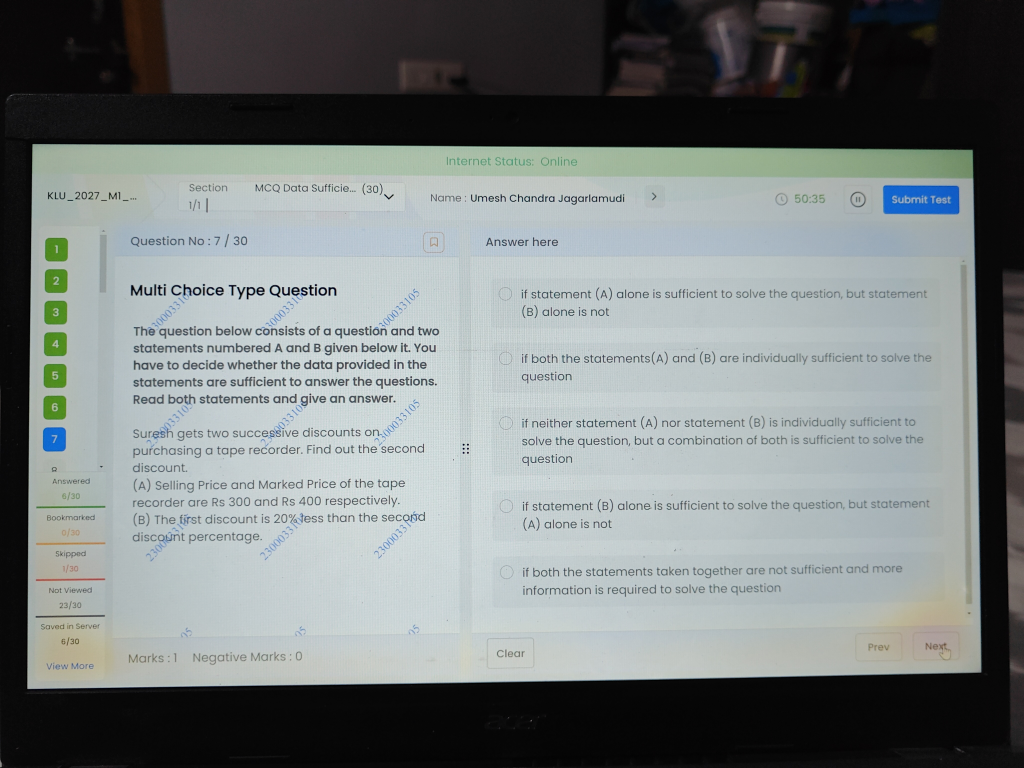
#> input picture datasets/calibration/answer-scroll/IMG20260326002106.jpg, 4096 x 3072 px, found by its file name (shown at 1/4 size)
$ python measure_scroll.py   (older library calls are emulated)
#> lines starting #> are read from the running program, lines starting #| are printed output that depends on the picture; after the words box and inside, x2 and y2 are one past the last pixel; in counts of white or black regions, pixels touching at a corner belong together
### controller/capture_pipeline/exam_layout.py
"""
Exam screen layout detector.

Detects the fixed-layout exam UI structure from a captured screenshot
and returns pixel coordinates for every significant region:

    - Question panel (left)
    - Answer panel (right)
    - Vertical divider between panels
    - Bottom bar (Clear / Prev / Next buttons)
    - Question navigation sidebar (numbered buttons on far left)

The exam uses a split-pane layout with a draggable vertical divider
(a thin line with a '⁞' dot-handle).  The divider position is treated
as FIXED for a given exam session.

Detection strategy:
    1. Convert image to grayscale.
    2. Find the "Answer here" header via template matching / OCR to
       anchor the right-panel origin.
    3. Find the vertical divider using edge + column-projection analysis
       in the expected region (~40-55 % of width).
    4. Find bottom bar by locating "Clear" / "Next" text near the bottom.
    5. Find the nav sidebar as the narrow strip left of the question panel
       that contains numbered colored boxes.

All coordinates are in absolute pixels of the source image.
"""

from __future__ import annotations

from dataclasses import dataclass, field
from pathlib import Path
from typing import Optional

import numpy as np

from controller.utils.logger import get_logger

logger = get_logger("exam_layout")


# ---------------------------------------------------------------------------
# Data structures
# ---------------------------------------------------------------------------

@dataclass(frozen=True)
class Rect:
    """Axis-aligned bounding rectangle in absolute pixels."""
    x: int
    y: int
    w: int
    h: int

    @property
    def x2(self) -> int:
        return self.x + self.w

    @property
    def y2(self) -> int:
        return self.y + self.h

    @property
    def cx(self) -> int:
        return self.x + self.w // 2

    @property
    def cy(self) -> int:
        return self.y + self.h // 2


@dataclass
class ExamLayout:
    """Complete layout of the exam screen with all detected regions."""

    # Core panels
    question_panel: Optional[Rect] = None       # Left panel (question text)
    answer_panel: Optional[Rect] = None         # Right panel (answer options)
    divider_x: int = 0                          # X-coordinate of the vertical divider

    # Bottom bar buttons
    bottom_bar: Optional[Rect] = None
    next_button: Optional[Rect] = None
    prev_button: Optional[Rect] = None
    clear_button: Optional[Rect] = None
    is_last_question: bool = False

    # Navigation sidebar (far left numbered buttons)
    nav_sidebar: Optional[Rect] = None

    # Header region (contains exam info, timer, submit button)
    header: Optional[Rect] = None

    # Image dimensions for normalized coordinate conversion
    image_w: int = 0
    image_h: int = 0

    # Detection confidence
    confidence: float = 0.0
    detection_notes: list[str] = field(default_factory=list)

    # [13 lines left out: functions is_valid, norm, not called in this run]


# ---------------------------------------------------------------------------
# Detector
# ---------------------------------------------------------------------------

class ExamLayoutDetector:
    """
    Detects the exam screen layout from a screenshot.

    Tunable thresholds are class-level constants.  Override them for
    calibration by subclassing or mutating the instance.

    Results are cached per image path (deterministic — same image always
    produces the same layout), which eliminates redundant detections when
    multiple subsystems (OCR, scroll, validation) request the layout for
    the same captured frame.
    """

    # Per-path result cache.  Shared across ALL instances so OCRLayoutAnalyzer,
    # ScreenValidator, ScrollDetector, etc. all benefit from a single detection.
    # Max 10 entries to avoid unbounded memory growth.
    _layout_cache: dict[str, "ExamLayout"] = {}
    _CACHE_MAX = 10

    # --- Tunable thresholds -------------------------------------------

    # Divider search region as fraction of image width.
    # We expect the divider at around 40-55 % of image width.
    DIVIDER_SEARCH_LEFT_FRAC = 0.38
    DIVIDER_SEARCH_RIGHT_FRAC = 0.58

    # Minimum vertical span (fraction of image height) for a column
    # to be considered a divider.
    DIVIDER_MIN_SPAN_FRAC = 0.45

    # Header is assumed to occupy the top N% of the image.
    HEADER_HEIGHT_FRAC = 0.12

    # Bottom bar is assumed to occupy the bottom N% of the image.
    BOTTOM_BAR_HEIGHT_FRAC = 0.08

    # Navigation sidebar is assumed to be within the left N% of the image.
    NAV_SIDEBAR_WIDTH_FRAC = 0.10

    # Grayscale intensity range for the divider line (light gray).
    DIVIDER_GRAY_MIN = 150
    DIVIDER_GRAY_MAX = 230

    def detect(self, image_path: Path) -> ExamLayout:
        """
        Analyze an exam screenshot and return the detected layout.

        Results are cached per resolved image path so that multiple
        subsystems requesting the layout for the same frame get an
        instant result (layout detection takes ~1s per call).

        Parameters
        ----------
        image_path : Path
            Path to the screenshot image.

        Returns
        -------
        ExamLayout
            Detected layout with pixel coordinates for all regions.
        """
        cache_key = str(image_path.resolve())

        # Fast path: return cached result
        if cache_key in self._layout_cache:
            cached = self._layout_cache[cache_key]
            logger.debug("Layout cache HIT for %s (divider_x=%d)", image_path.name, cached.divider_x)
            return cached

        logger.info("Detecting exam layout for: %s", image_path.name)

        try:
            import cv2
        except ImportError:
            logger.warning("OpenCV not available — layout detection disabled")
            return ExamLayout()

        img = cv2.imread(str(image_path))
        if img is None:
            logger.warning("Could not read image: %s", image_path)
            return ExamLayout()

        h, w = img.shape[:2]
        gray = cv2.cvtColor(img, cv2.COLOR_BGR2GRAY)

        layout = ExamLayout(image_w=w, image_h=h)
        notes: list[str] = []

        # Step 1: Detect header (top bar with exam info + timer)
        header_h = int(h * self.HEADER_HEIGHT_FRAC)
        layout.header = Rect(0, 0, w, header_h)

        # Step 2: Detect bottom bar
        bottom_bar_h = int(h * self.BOTTOM_BAR_HEIGHT_FRAC)
        bottom_bar_y = h - bottom_bar_h
        layout.bottom_bar = Rect(0, bottom_bar_y, w, bottom_bar_h)
        self._detect_bottom_buttons(gray, layout, bottom_bar_y, h, w, color_img=img)

        # Step 3: Detect navigation sidebar
        nav_w = int(w * self.NAV_SIDEBAR_WIDTH_FRAC)
        content_top = header_h
        content_bottom = bottom_bar_y
        layout.nav_sidebar = Rect(0, content_top, nav_w, content_bottom - content_top)

        # Step 4: Detect the vertical divider
        divider_x = self._detect_divider(gray, content_top, content_bottom, nav_w, w)
        if divider_x > 0:
            layout.divider_x = divider_x
            notes.append(f"divider found at x={divider_x}")
        else:
            # Fallback: assume divider at ~46% of width (observed default)
            divider_x = int(w * 0.46)
            layout.divider_x = divider_x
            notes.append(f"divider FALLBACK at x={divider_x}")

        # Step 5: Define the question and answer panels
        panel_top = content_top
        panel_bottom = content_bottom

        layout.question_panel = Rect(
            x=nav_w,
            y=panel_top,
            w=divider_x - nav_w,
            h=panel_bottom - panel_top,
        )

        layout.answer_panel = Rect(
            x=divider_x,
            y=panel_top,
            w=w - divider_x,
            h=panel_bottom - panel_top,
        )

        # Confidence based on whether we found a real divider
        layout.confidence = 0.9 if "divider found" in notes[0] else 0.5
        layout.detection_notes = notes

        logger.info(
            "Layout detected: divider_x=%d, q_panel=%s, a_panel=%s, confidence=%.2f",
            layout.divider_x,
            f"({layout.question_panel.x},{layout.question_panel.y},{layout.question_panel.w},{layout.question_panel.h})"
            if layout.question_panel else "None",
            f"({layout.answer_panel.x},{layout.answer_panel.y},{layout.answer_panel.w},{layout.answer_panel.h})"
            if layout.answer_panel else "None",
            layout.confidence,
        )

        # Cache the result.  Evict oldest entries if cache is full.
        if len(self._layout_cache) >= self._CACHE_MAX:
            oldest_key = next(iter(self._layout_cache))
            del self._layout_cache[oldest_key]
        self._layout_cache[cache_key] = layout

        return layout

    # ------------------------------------------------------------------
    # Internal helpers
    # ------------------------------------------------------------------

    def _detect_divider(
        self, gray: np.ndarray, content_top: int, content_bottom: int, nav_w: int, img_w: int
    ) -> int:
        """
        Dynamically find the vertical divider between the question and answers.
        1. Limit search to the middle region of the page
        2. Detect strongest vertical edge (Sobel-X)
        3. Check for drag handle dot pattern as fallback
        4. Validate the candidate has a continuous vertical span.
        """
        import cv2

        # Ghost captures are direct screenshots of a CSS split-view.
        # The split has no visible gray border or structural drag-handle dots,
        # but bounding it is strict. Visual scan will falsely trip on text.
        try:
            from controller.config import CAPTURE_MODE
            if CAPTURE_MODE == "ghost":
                return int(img_w * 0.46)
        except Exception:
            pass

        content_region = gray[content_top:content_bottom, :]
        c_h, c_w = content_region.shape[:2]

        search_x1 = max(nav_w, int(img_w * self.DIVIDER_SEARCH_LEFT_FRAC))
        search_x2 = min(c_w, int(img_w * self.DIVIDER_SEARCH_RIGHT_FRAC))

        if search_x2 <= search_x1:
            return 0

        search_strip = content_region[:, search_x1:search_x2]

        # Sobel-X to find vertical edges
        sobel_x = cv2.Sobel(search_strip, cv2.CV_64F, 1, 0, ksize=3)
        sobel_abs = np.abs(sobel_x).astype(np.uint8)

        # Column projection: sum of edge intensity per column
        col_projection = np.sum(sobel_abs, axis=0)

        if len(col_projection) == 0:
            return 0

        # Find the column with the maximum edge projection
        peak_col_local = int(np.argmax(col_projection))
        peak_col_global = search_x1 + peak_col_local

        # Validate: the candidate column should have a long continuous vertical span
        candidate_col = gray[content_top:content_bottom, peak_col_global]
        # The divider line is typically a light gray line
        in_range = (candidate_col >= self.DIVIDER_GRAY_MIN) & (candidate_col <= self.DIVIDER_GRAY_MAX)

        # Find longest continuous run of gray pixels
        longest_run = 0
        current_run = 0
        for val in in_range:
            if val:
                current_run += 1
                longest_run = max(longest_run, current_run)
            else:
                current_run = 0

        span_frac = longest_run / max(c_h, 1)
        if span_frac >= self.DIVIDER_MIN_SPAN_FRAC:
            return peak_col_global

        # Second attempt: look for the drag handle dots (⁞).
        # The drag handle has 6 small dark dots stacked vertically near
        # the center of the divider.  We search for a narrow column region
        # with small, repeating dark blobs roughly centered vertically.
        midpoint_y = c_h // 2
        handle_search = gray[
            content_top + midpoint_y - int(c_h * 0.15):content_top + midpoint_y + int(c_h * 0.15),
            search_x1:search_x2,
        ]

        # Threshold to find dark dots (the drag handle dots are darker than background)
        _, binary = cv2.threshold(handle_search, 140, 255, cv2.THRESH_BINARY_INV)
        col_sums = np.sum(binary > 0, axis=0)

        if len(col_sums) == 0:
            return 0

        # The column with the most dark pixels in the handle region
        handle_peak_local = int(np.argmax(col_sums))
        handle_peak_global = search_x1 + handle_peak_local

        # Only accept if the dot pattern has a minimum density
        if col_sums[handle_peak_local] > int(c_h * 0.03):
            return handle_peak_global

        return 0

    def _detect_bottom_buttons(
        self,
        gray: np.ndarray,
        layout: ExamLayout,
        bar_top: int,
        img_h: int,
        img_w: int,
        color_img: Optional[np.ndarray] = None,
    ) -> None:
        """
        Locate Clear, Prev, and Next buttons in the bottom bar using OCR.

        Falls back to color-based detection, then fixed positions.
        """
        try:
            import pytesseract
            from controller.config import TESSERACT_CMD, OCR_TIMEOUT_SECONDS

            if TESSERACT_CMD.strip():
                pytesseract.pytesseract.tesseract_cmd = TESSERACT_CMD.strip()

            bar_region = gray[bar_top:img_h, :]
            data = pytesseract.image_to_data(
                bar_region,
                output_type=pytesseract.Output.DICT,
                config="--oem 3 --psm 6",
                timeout=OCR_TIMEOUT_SECONDS,
            )

            n = len(data.get("text", []))
            has_next = False
            has_prev = False

            for i in range(n):
                txt = str(data["text"][i]).strip().lower()
                if not txt:
                    continue

                # Check for last-question keywords even if confidence is low,
                # but only trust for buttons if confidence is ok.
                if "next" in txt:
                    has_next = True
                if "prev" in txt:
                    has_prev = True

                conf = float(data["conf"][i]) if data["conf"][i] != "-1" else 0
                if conf < 30:
                    continue

                bx = int(data["left"][i])
                by = bar_top + int(data["top"][i])
                bw = max(1, int(data["width"][i]))
                bh = max(1, int(data["height"][i]))

                if "next" in txt:
                    layout.next_button = Rect(bx, by, bw, bh)
                elif "prev" in txt:
                    layout.prev_button = Rect(bx, by, bw, bh)
                elif "clear" in txt:
                    layout.clear_button = Rect(bx, by, bw, bh)

            if has_prev and not has_next:
                layout.is_last_question = True
                logger.info("ExamLayoutDetector: detected last question (Prev but no Next)")

        except Exception as e:
            logger.debug("Bottom button OCR failed, using fallback: %s", e)

        # Color-based button detection fallback before geometric guess.
        if layout.next_button is None and color_img is not None:
            self._detect_next_button_by_color(color_img, layout, bar_top, img_h, img_w)

        # Geometric fallback if all else failed.
        if layout.next_button is None:
            btn_w, btn_h = int(img_w * 0.05), int(img_h * 0.04)
            layout.next_button = Rect(
                img_w - btn_w - int(img_w * 0.02),
                bar_top + int((img_h - bar_top - btn_h) // 2),
                btn_w,
                btn_h,
            )
            logger.debug("Next button geometric fallback: %s", layout.next_button)

        if layout.prev_button is None:
            # Prev button: just left of Next
            if layout.next_button is not None:
                btn_w = layout.next_button.w
                btn_h = layout.next_button.h
                layout.prev_button = Rect(
                    layout.next_button.x - btn_w - int(img_w * 0.01),
                    layout.next_button.y,
                    btn_w,
                    btn_h,
                )

        if layout.clear_button is None:
            # Clear button: bottom-center-left area
            btn_w, btn_h = int(img_w * 0.05), int(img_h * 0.04)
            layout.clear_button = Rect(
                int(img_w * 0.46),
                bar_top + int((img_h - bar_top - btn_h) // 2),
                btn_w,
                btn_h,
            )

    # [58 lines left out: function _detect_next_button_by_color, not called in this run]

### controller/utils/logger.py
"""
Centralized logging for Simulato.

All modules obtain loggers via get_logger(name).
Logs are written to both console and the system log file.
Supports deterministic replay via structured log entries.
"""

import logging
import json
from datetime import datetime, timezone
from pathlib import Path
from typing import Any

from controller.config import LOG_FILE, LOG_FORMAT, LOG_DATE_FORMAT, LOGS_DIR


def _ensure_log_dir() -> None:
    LOGS_DIR.mkdir(parents=True, exist_ok=True)


def get_logger(name: str) -> logging.Logger:
    logger = logging.getLogger(f"simulato.{name}")
    if not logger.handlers:
        _ensure_log_dir()
        logger.setLevel(logging.DEBUG)

        file_handler = logging.FileHandler(LOG_FILE, encoding="utf-8")
        file_handler.setLevel(logging.DEBUG)
        file_handler.setFormatter(logging.Formatter(LOG_FORMAT, datefmt=LOG_DATE_FORMAT))

        console_handler = logging.StreamHandler()
        console_handler.setLevel(logging.INFO)
        console_handler.setFormatter(logging.Formatter(LOG_FORMAT, datefmt=LOG_DATE_FORMAT))

        logger.addHandler(file_handler)
        logger.addHandler(console_handler)

    return logger


class EventLogger:
    """
    Structured event logger for replay support.

    Writes one JSON line per event to a run-specific event log.
    Each entry contains all fields required for deterministic replay
    (Canonical Law 2 + Law 11).
    """

    # [15 lines left out: functions __init__, log_event, not called in this run]

### scripts/measure_scroll.py
"""Diagnostic: measure scrollbar pixel properties in failed images."""
import sys, cv2, numpy as np
from pathlib import Path

ROOT = Path("d:/Python Projects/simulato")
sys.path.insert(0, str(ROOT))

from controller.capture_pipeline.exam_layout import ExamLayoutDetector

layout_det = ExamLayoutDetector()

# These images should have scrollbars but are currently detected as no-scroll
failed_files = [
    ROOT / "datasets/calibration/answer-scroll/IMG20260326002106.jpg",
    ROOT / "datasets/calibration/answer-scroll/IMG20260326002554.jpg",
    ROOT / "datasets/calibration/answer-and-question-scroll/IMG20260326002239.jpg",
    ROOT / "datasets/calibration/question-scroll/IMG20260326001859.jpg",
]

for img_path in failed_files:
    if not img_path.exists():
        print(f"SKIP: {img_path.name} not found")
        continue

    img = cv2.imread(str(img_path))
#> img is the input picture: shape (3072, 4096, 3); mean B, G, R 127.7, 128.1, 122
    h, w = img.shape[:2]
    gray = cv2.cvtColor(img, cv2.COLOR_BGR2GRAY)

    layout = layout_det.detect(img_path)
#> in _detect_bottom_buttons, `bar_region = gray[bar_top:img_h, :]`:
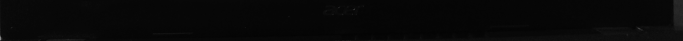
#> bar_region: shape (245, 4096) (shown at 1/6 size); min 0, max 142, mean 7.6
#> (the call stopped at in _detect_bottom_buttons, `data = pytesseract.image_to_data( bar_region, output_type=pytesseract...`: pytesseract is not available in this run)
#> in _detect_divider, `content_region = gray[content_top:content_bottom, :]`:
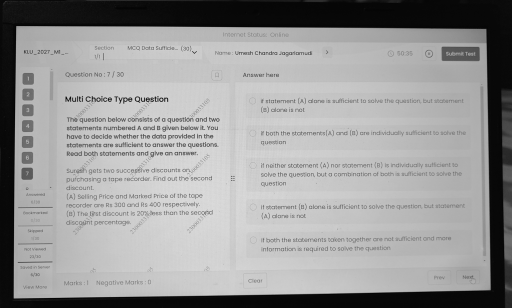
#> content_region: shape (2459, 4096) (shown at 1/8 size); min 0, max 253, mean 152.8
#> in _detect_divider, `search_strip = content_region[:, search_x1:search_x2]`:
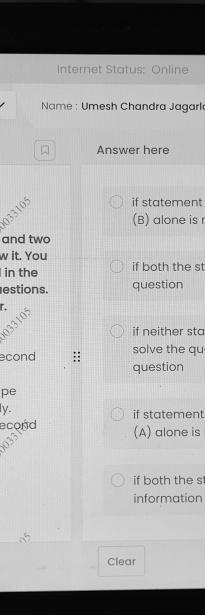
#> search_strip: shape (2459, 819) (shown at 1/4 size); min 0, max 253, mean 174.5
#> in _detect_divider, `sobel_x = cv2.Sobel(search_strip, cv2.CV_64F, 1, 0, ksize=3)`:
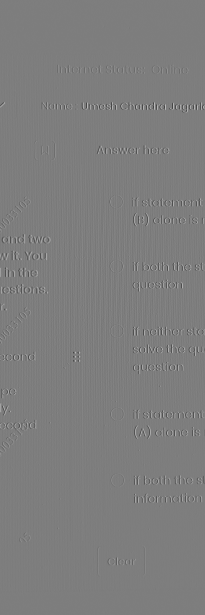
#> sobel_x: shape (2459, 819) float64 (shown at 1/4 size); min -858, max 882, mean 0; drawn with min black and max white
#> in _detect_divider, `sobel_abs = np.abs(sobel_x).astype(np.uint8)`:
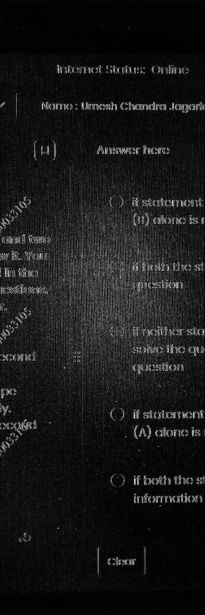
#> sobel_abs: shape (2459, 819) (shown at 1/4 size); min 0, max 255, mean 24.2
#> in _detect_divider, `col_projection = np.sum(sobel_abs, axis=0)`: col_projection = 819 values, max 99819 at index 536, min 0 at index 0, mean 59404.2
#> in _detect_divider, `peak_col_local = int(np.argmax(col_projection))`: peak_col_local = 536
#> in _detect_divider, `peak_col_global = search_x1 + peak_col_local`: peak_col_global = 2092
#> in _detect_divider, `candidate_col = gray[content_top:content_bottom, peak_col_global]`: candidate_col = 2459 values, max 237 at index 1245, min 0 at index 213, mean 166.2
#> in _detect_divider, `handle_search = gray[ content_top + midpoint_y - int(c_h * 0.15):conte..`:
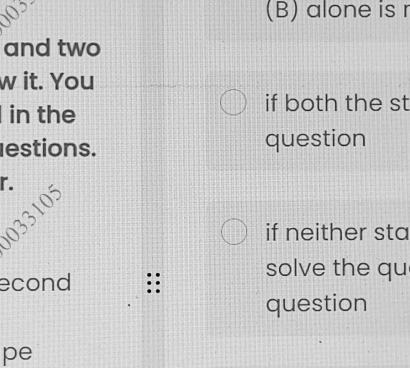
#> handle_search: shape (736, 819) (shown at 1/2 size); min 1, max 253, mean 201.1
#> in _detect_divider, `_, binary = cv2.threshold(handle_search, 140, 255, cv2.THRESH_BINARY_I..`:
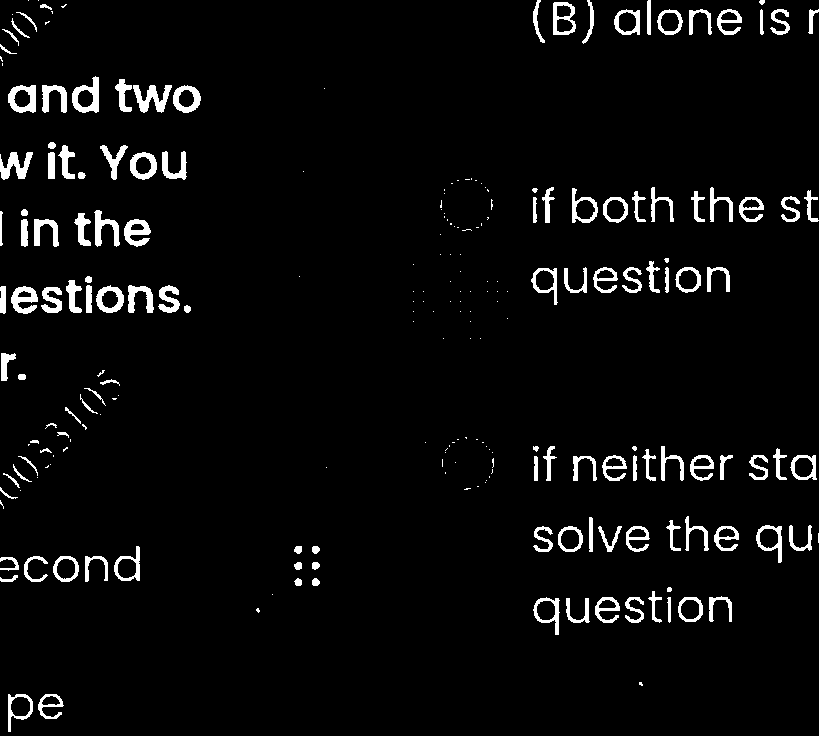
#> binary: shape (736, 819); 4.2% white; 236 white regions (108 under 20 px), largest, box (x1, y1, x2, y2) and area: (133, 85, 172, 113) 546, (72, 76, 99, 113) 504, (0, 152, 33, 180) 481
#> in _detect_divider, `col_sums = np.sum(binary > 0, axis=0)`: col_sums = 819 values, max 134 at index 1, min 0 at index 201, mean 31.15
#> in _detect_divider, `handle_peak_local = int(np.argmax(col_sums))`: handle_peak_local = 1
#> (the rest of the program and of its run is left out)
